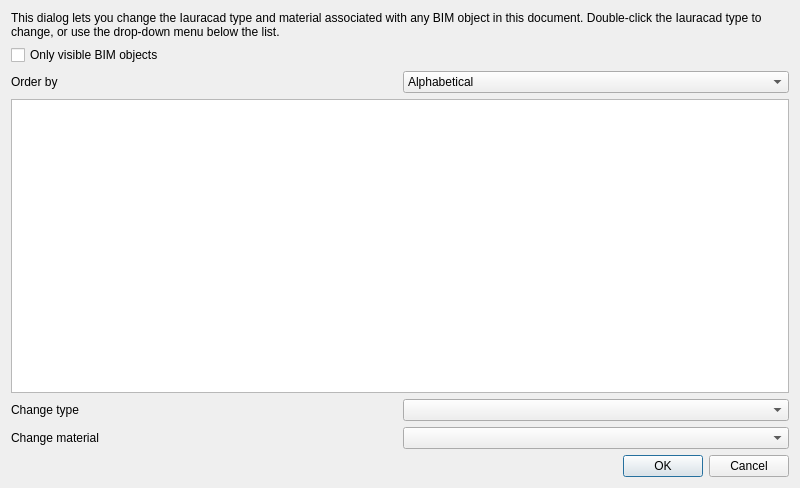
<?xml version="1.0" encoding="UTF-8"?>
<ui version="4.0">
 <class>Dialog</class>
 <widget class="QDialog" name="Dialog">
  <property name="geometry">
   <rect>
    <x>0</x>
    <y>0</y>
    <width>800</width>
    <height>488</height>
   </rect>
  </property>
  <property name="windowTitle">
   <string>Iauracad Elements Manager</string>
  </property>
  <layout class="QVBoxLayout" name="verticalLayout">
   <item>
    <widget class="QLabel" name="label_2">
     <property name="text">
      <string>&lt;html&gt;&lt;head/&gt;&lt;body&gt;&lt;p&gt;This dialog lets you change the Iauracad type and material associated with any BIM object in this document. Double-click the Iauracad type to change, or use the drop-down menu below the list.&lt;/p&gt;&lt;/body&gt;&lt;/html&gt;</string>
     </property>
     <property name="wordWrap">
      <bool>true</bool>
     </property>
    </widget>
   </item>
   <item>
    <widget class="QCheckBox" name="onlyVisible">
     <property name="text">
      <string>Only visible BIM objects</string>
     </property>
    </widget>
   </item>
   <item>
    <layout class="QHBoxLayout" name="horizontalLayout">
     <item>
      <widget class="QLabel" name="label">
       <property name="text">
        <string>Order by</string>
       </property>
      </widget>
     </item>
     <item>
      <widget class="QComboBox" name="groupMode">
       <item>
        <property name="text">
         <string>Alphabetical</string>
        </property>
        <property name="icon">
         <iconset theme="format-text-direction-ltr">
          <normaloff>.</normaloff>.</iconset>
        </property>
       </item>
       <item>
        <property name="text">
         <string>Iauracad type</string>
        </property>
        <property name="icon">
         <iconset theme="application-drawing">
          <normaloff>.</normaloff>.</iconset>
        </property>
       </item>
       <item>
        <property name="text">
         <string>Material</string>
        </property>
       </item>
       <item>
        <property name="text">
         <string>Model structure</string>
        </property>
       </item>
      </widget>
     </item>
    </layout>
   </item>
   <item>
    <widget class="QTreeView" name="tree">
     <property name="selectionMode">
      <enum>QAbstractItemView::ExtendedSelection</enum>
     </property>
     <attribute name="headerDefaultSectionSize">
      <number>250</number>
     </attribute>
     <attribute name="headerStretchLastSection">
      <bool>true</bool>
     </attribute>
    </widget>
   </item>
   <item>
    <layout class="QGridLayout" name="gridLayout">
     <item row="1" column="1">
      <widget class="QComboBox" name="globalMaterial"/>
     </item>
     <item row="0" column="1">
      <widget class="QComboBox" name="globalMode"/>
     </item>
     <item row="0" column="0">
      <widget class="QLabel" name="label_3">
       <property name="text">
        <string>Change type</string>
       </property>
      </widget>
     </item>
     <item row="1" column="0">
      <widget class="QLabel" name="label_4">
       <property name="text">
        <string>Change material</string>
       </property>
      </widget>
     </item>
    </layout>
   </item>
   <item>
    <widget class="QDialogButtonBox" name="buttonBox">
     <property name="orientation">
      <enum>Qt::Horizontal</enum>
     </property>
     <property name="standardButtons">
      <set>QDialogButtonBox::Cancel|QDialogButtonBox::Ok</set>
     </property>
    </widget>
   </item>
  </layout>
 </widget>
 <resources/>
 <connections>
  <connection>
   <sender>buttonBox</sender>
   <signal>accepted()</signal>
   <receiver>Dialog</receiver>
   <slot>accept()</slot>
   <hints>
    <hint type="sourcelabel">
     <x>257</x>
     <y>473</y>
    </hint>
    <hint type="destinationlabel">
     <x>157</x>
     <y>274</y>
    </hint>
   </hints>
  </connection>
  <connection>
   <sender>buttonBox</sender>
   <signal>rejected()</signal>
   <receiver>Dialog</receiver>
   <slot>reject()</slot>
   <hints>
    <hint type="sourcelabel">
     <x>325</x>
     <y>473</y>
    </hint>
    <hint type="destinationlabel">
     <x>286</x>
     <y>274</y>
    </hint>
   </hints>
  </connection>
 </connections>
</ui>
